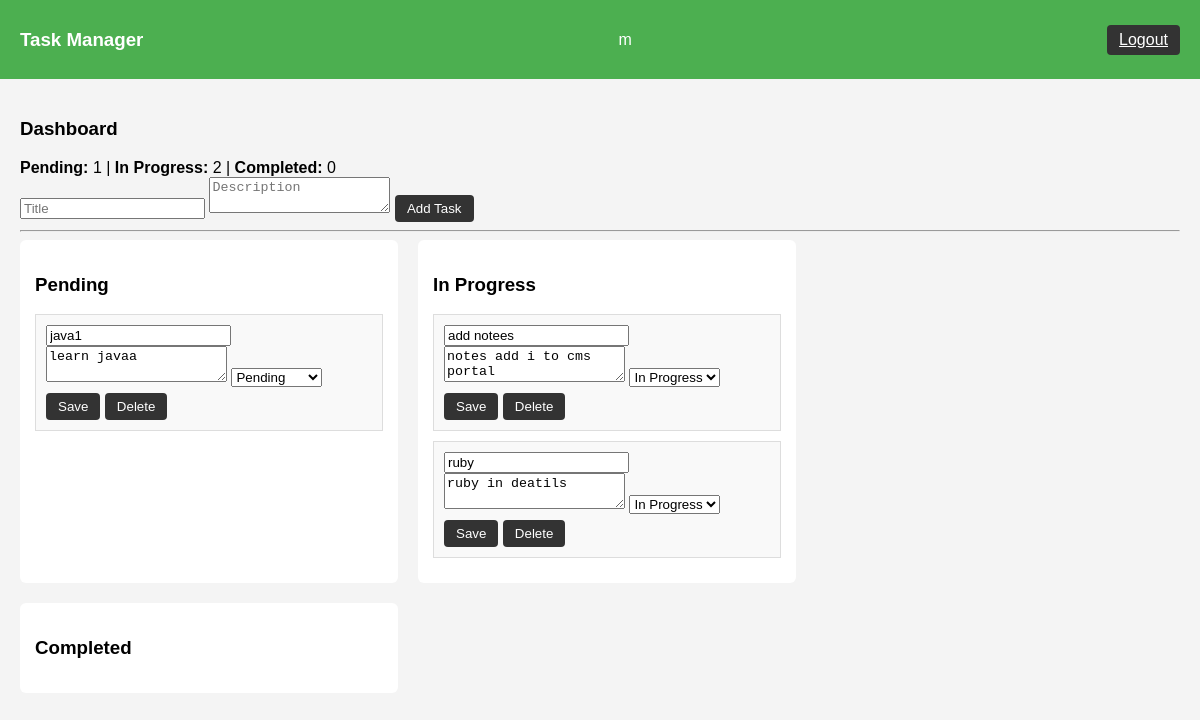
/tasks/dashboard (signed in), run on the app's committed database.
### app/models/task.py (models this page shows)
class Task(db.Model):
    __tablename__ = "tasks"
    id = db.Column(db.Integer, primary_key=True)
    title = db.Column(db.String(200), nullable=False)
    description = db.Column(db.Text, nullable=False)
    status = db.Column(db.String(50), default="pending")
    user_id = db.Column(db.Integer, db.ForeignKey("user.id"), nullable=False)

### app/routes/tasks.py (the view)
@tasks_bp.route("/dashboard")
@login_required
def dashboard():
    tasks = Task.query.filter_by(user_id=session["user_id"]).all()
    counts = {
        "pending": sum(t.status == "pending" for t in tasks),
        "in_progress": sum(t.status == "in-progress" for t in tasks),
        "completed": sum(t.status == "completed" for t in tasks),
    }
    return render_template("tasks/dashboard.html", tasks=tasks, counts=counts)

### app/routes/auth.py (called while the page is built)
def login_required(f):
    @wraps(f)
    def decorated(*args, **kwargs):
        if "user_id" not in session:
            return redirect(url_for("auth.login"))
        return f(*args, **kwargs)
    return decorated

### app/templates/tasks/dashboard.html (shortened to what this page needs)
{% extends "base.html" %}
{% block content %}
<h3>Dashboard</h3>
<div class="counts">
    <strong>Pending:</strong> {{ counts.pending }} |
    <strong>In Progress:</strong> {{ counts.in_progress }} |
    <strong>Completed:</strong> {{ counts.completed }}
</div>
<form id="addForm">
    <input name="title" placeholder="Title" required>
    <textarea name="description" placeholder="Description" required></textarea>
    <button type="submit" class="btn">Add Task</button>
</form>
<hr>
<div class="task-sections">
{% for status, label in [('pending','Pending'),('in-progress','In Progress'),('completed','Completed')] %}
<div class="task-column">
<h3>{{ label }}</h3>
{% for task in tasks if task.status == status %}
<div class="task" data-id="{{ task.id }}">
    <input class="title" value="{{ task.title }}">
    <textarea class="desc">{{ task.description }}</textarea>
    <select class="status" onchange="saveTask({{ task.id }})">
        <option value="pending" {% if task.status=='pending' %}selected{% endif %}>Pending</option>
        <option value="in-progress" {% if task.status=='in-progress' %}selected{% endif %}>In Progress</option>
    </select>
    <div style="margin-top:6px">
        <button type="button" class="btn" onclick="saveTask({{ task.id }})">Save</button>
        <button type="button" class="btn" onclick="deleteTask({{ task.id }})">Delete</button>
    </div>
</div>
{% endfor %}
</div>
{% endfor %}
</div>
{% endblock %}

### app/templates/base.html (shortened to what this page needs)
<!DOCTYPE html>
<html lang="en">
<head>
</head>
<body>
<div class="navbar">
    <h3>Task Manager</h3>
    {% if session.get("username") %}
        <span>{{ session.username }}</span>
        <a href="{{ url_for('auth.logout') }}" class="btn">Logout</a>
    {% endif %}
</div>
<div class="content">
    {% block content %}{% endblock %}
</div>
</body>
</html>

### app/templates/base.html (style rules this page uses)
body { font-family: Arial; background:#f4f4f4; margin:0 }
.navbar { background:#4CAF50; color:white; padding:10px 20px; display:flex; justify-content:space-between; align-items:center; }
.btn { background:#333; color:white; padding:6px 12px; border:none; border-radius:4px; cursor:pointer; }
.content { padding:20px }
.task-sections { display:flex; gap:20px; flex-wrap:wrap }
.task-column { background:white; padding:15px; border-radius:6px; width:30%; min-width:280px }
.task { background:#f9f9f9; padding:10px; margin-bottom:10px; border:1px solid #ddd }

### data on the page
Task: title "java1", description "learn javaa", status+id "Pending"
Task: title "add notees", description "notes add i to cms portal", status+id "In Progress"
Task: title "ruby", description "ruby in deatils", status+id "In Progress"

### other printed values
{{ session.username }} "m"
{{ counts.pending }} "1"
{{ counts.in_progress }} "2"
{{ counts.completed }} "0"
{{ label }} "Pending" "In Progress" "Completed"
